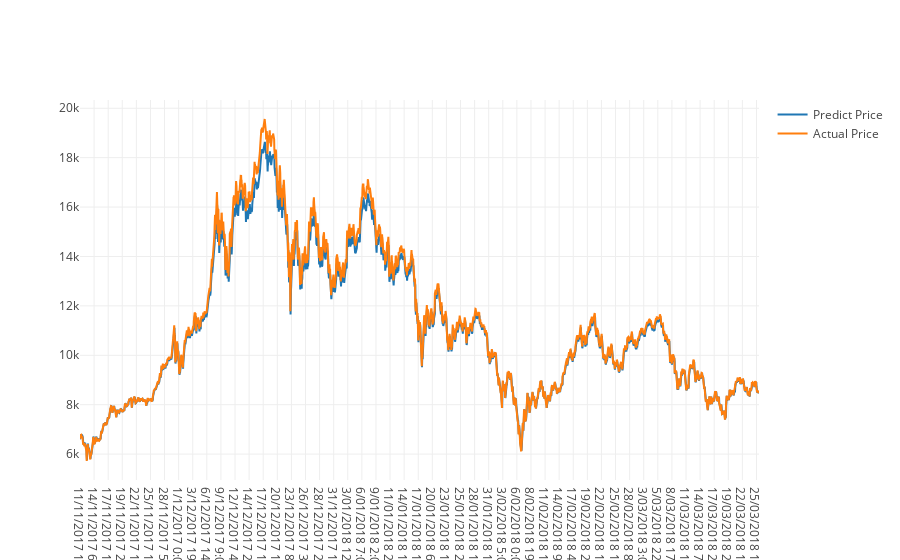

Write notebook code for a chart like this one.
### Code cell
# Plot predicted and actual line graph with X=dates, Y=USD
actual_chart = go.Scatter(x=predictDates, y=testY_reshape, name='Actual Price')
predict_chart = go.Scatter(x=predictDates, y=yhat_reshape, name='Predict Price')
py.iplot([predict_chart, actual_chart])

### Figure 1 — Plotly figure (JSON) as saved in the notebook; plotly's stock layout.template omitted (floating-point values rounded to 4 significant figures; data arrays with more than 128 entries replaced by an {"elided": "..."} marker saying what was removed)
{"data": [{"name": "Predict Price", "type": "scatter", "uid": "06ab5fbe-d175-4df9-9f59-55bdc1d10b0c", "x": {"elided": "3229 str values"}, "y": {"elided": "3229 float values"}}, {"name": "Actual Price", "type": "scatter", "uid": "05bc7fbf-e1d8-42bc-8f72-12a81f71c58e", "x": {"elided": "3229 str values"}, "y": {"elided": "3229 float values"}}], "layout": {}}
